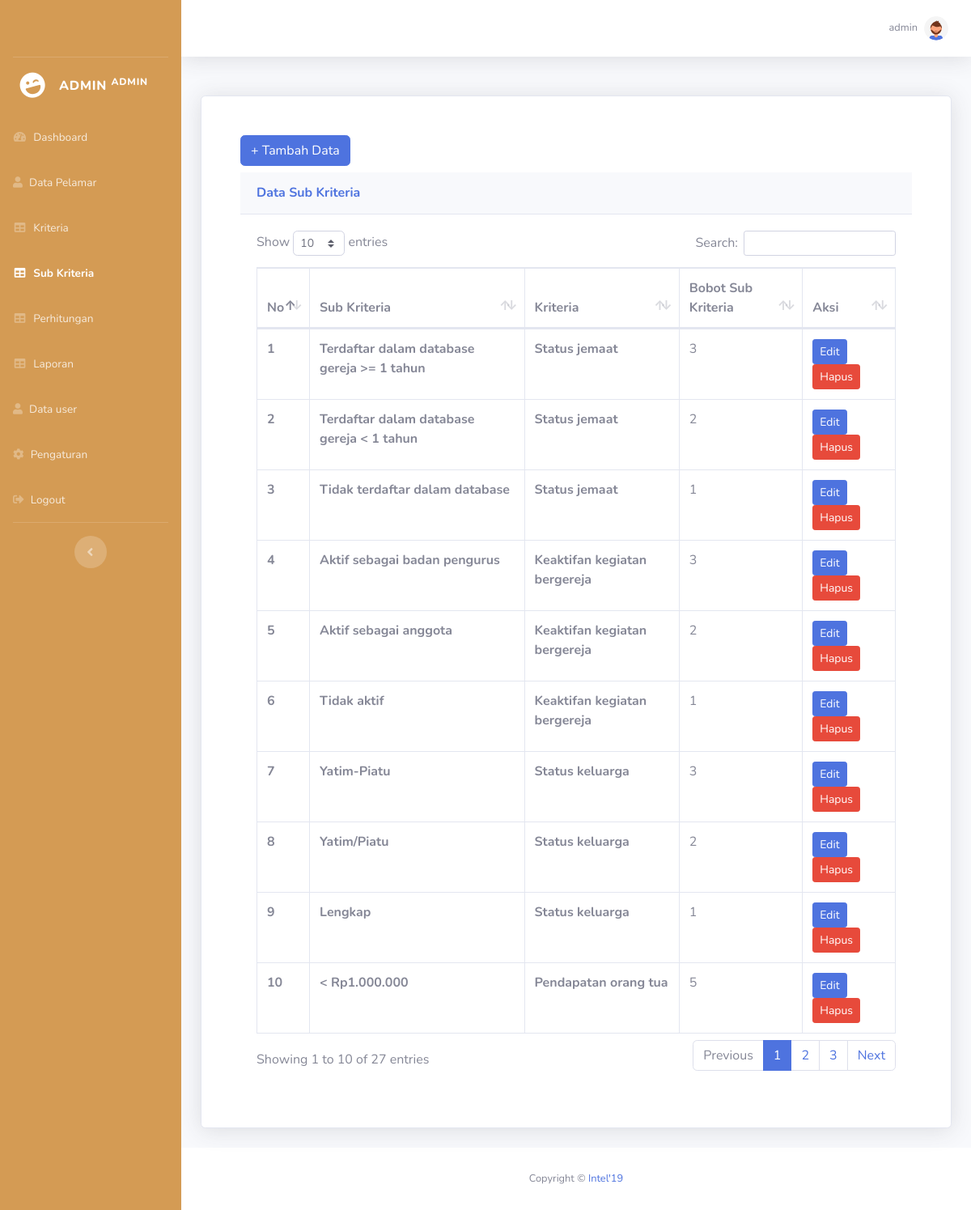
Before: /admin/sub_kriteria.php (signed in) with the older database file.
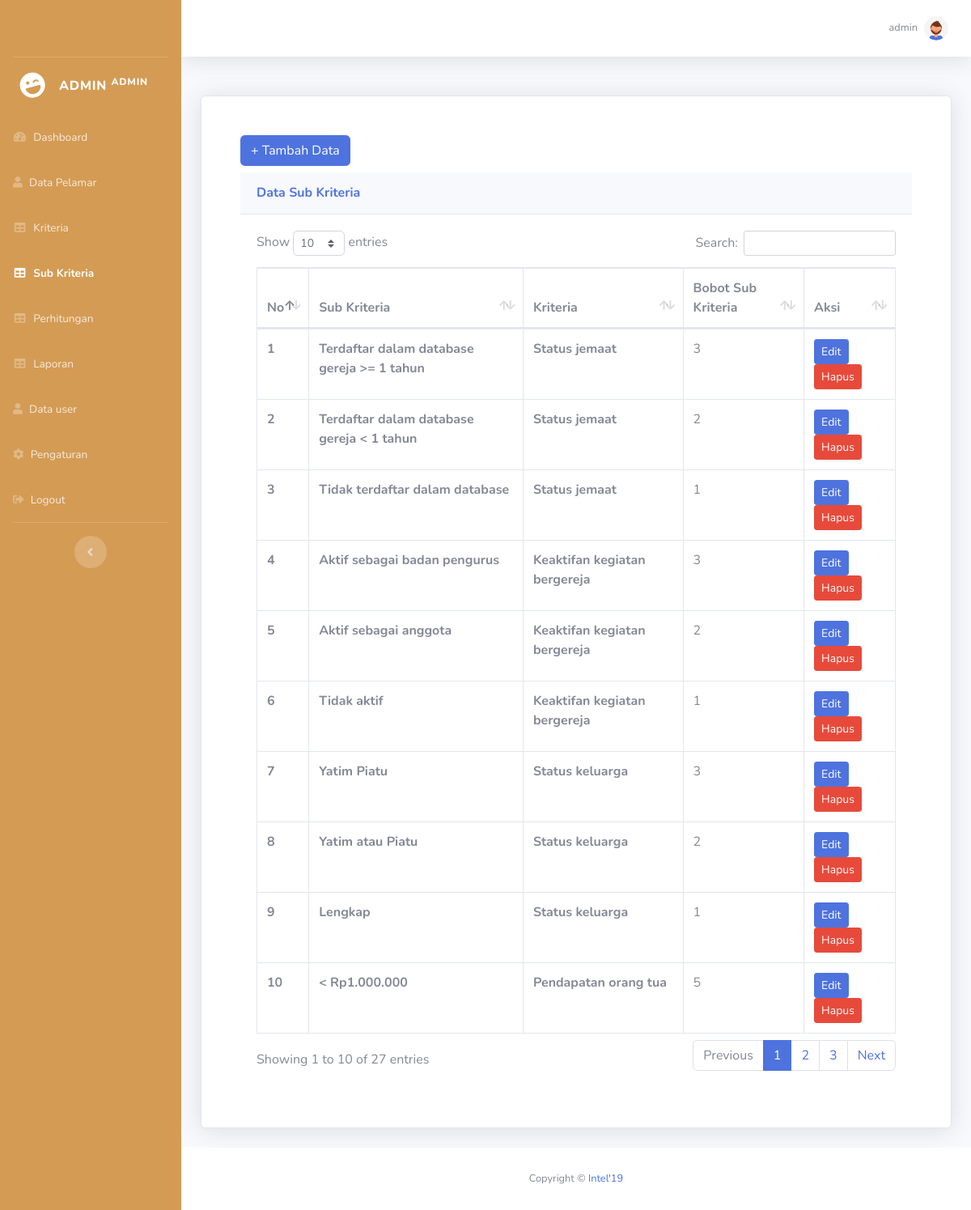
After: the same page with the newer database file.
### tables this page shows
CREATE TABLE `sub_kriteria` (
  `id_sub_kriteria` int(11) NOT NULL,
  `nama_sub_kriteria` varchar(255) NOT NULL,
  `f_id_kriteria` varchar(2) NOT NULL,
  `bobot_sub_kriteria` int(11) NOT NULL
);

CREATE TABLE `kriteria` (
  `id_kriteria` varchar(2) NOT NULL,
  `nama_kriteria` varchar(255) NOT NULL,
  `bobot_kriteria` float NOT NULL,
  `faktor` varchar(50) NOT NULL,
  `profile_target` int(11) NOT NULL
);

### config.php (called while the page is built, shortened)
<?php
function connectDatabase()
{
    $conn = new mysqli(DB_HOST, DB_USERNAME, DB_PASSWORD, DB_NAME);
    return $conn;
}
?>

### admin/functions/sub_kriteria.php (called while the page is built, shortened)
<?php
require_once '../config.php';
class SubKriteria{
    private $db;
    public function __construct()
    {
        $this->db = connectDatabase();
    }
    public function getSubKriteria(){
        return $this->db->query("SELECT * FROM `sub_kriteria` sk
                                JOIN kriteria k ON sk.f_id_kriteria = k.id_kriteria ORDER BY id_sub_kriteria ASC;");
    }
}
$dataSubKriteria = new SubKriteria();
?>

### admin/sub_kriteria.php (the view, shortened to what this page needs)
<?php
require_once './header.php';
require_once './functions/sub_kriteria.php';
$data_sub_kriteria = $dataSubKriteria->getSubKriteria();
?>
<div class="row">
    <div class="col-lg-12">
        <div class="card shadow mb-4">
            <div class="justify-content-center p-5">
                <button type="button" class="btn mb-2 btn-primary" data-toggle="modal" data-target="#exampleModal">
                    + Tambah Data
                </button>
                <div class="card-header py-3">
                    <h6 class="m-0 font-weight-bold text-primary">Data Sub Kriteria</h6>
                </div>
                <div class="card-body">
                    <div class="table-responsive">
                        <table class="table table-bordered" id="dataTable" width="100%" cellspacing="0">
                            <thead>
                                <tr>
                                    <th>No</th>
                                    <th>Sub Kriteria</th>
                                    <th>Kriteria</th>
                                    <th>Bobot Sub Kriteria</th>
                                    <th>Aksi</th>
                                </tr>
                            </thead>
                            <tbody>
                                <?php foreach ($data_sub_kriteria as $key => $sub_kriteria):?>
                                <tr>
                                    <th scope="row"><?=$key+1;?></th>
                                    <th><?=$sub_kriteria['nama_sub_kriteria'];?></th>
                                    <th><?=$sub_kriteria['nama_kriteria'];?></th>
                                    <td><?=$sub_kriteria['bobot_sub_kriteria'];?></td>
                                    <td>
                                        <button type="button" class="btn btn-primary btn-sm" data-toggle="modal"
                                            data-target="#edit<?=$sub_kriteria['id_sub_kriteria'];?>">Edit</button>
                                        <button type="button" class="btn btn-danger btn-sm" data-toggle="modal"
                                            data-target="#hapus<?=$sub_kriteria['id_sub_kriteria'];?>">Hapus</button>
                                    </td>
                                </tr>
                                <?php endforeach;?>
                            </tbody>
                        </table>
                    </div>
                </div>
            </div>
        </div>
    </div>
</div>
<?php require './footer.php';?>

Changed rows visible on the page:
changed sub_kriteria: nama_sub_kriteria "Yatim-Piatu" → "Yatim Piatu"
changed sub_kriteria: nama_sub_kriteria "Yatim/Piatu" → "Yatim atau Piatu"
